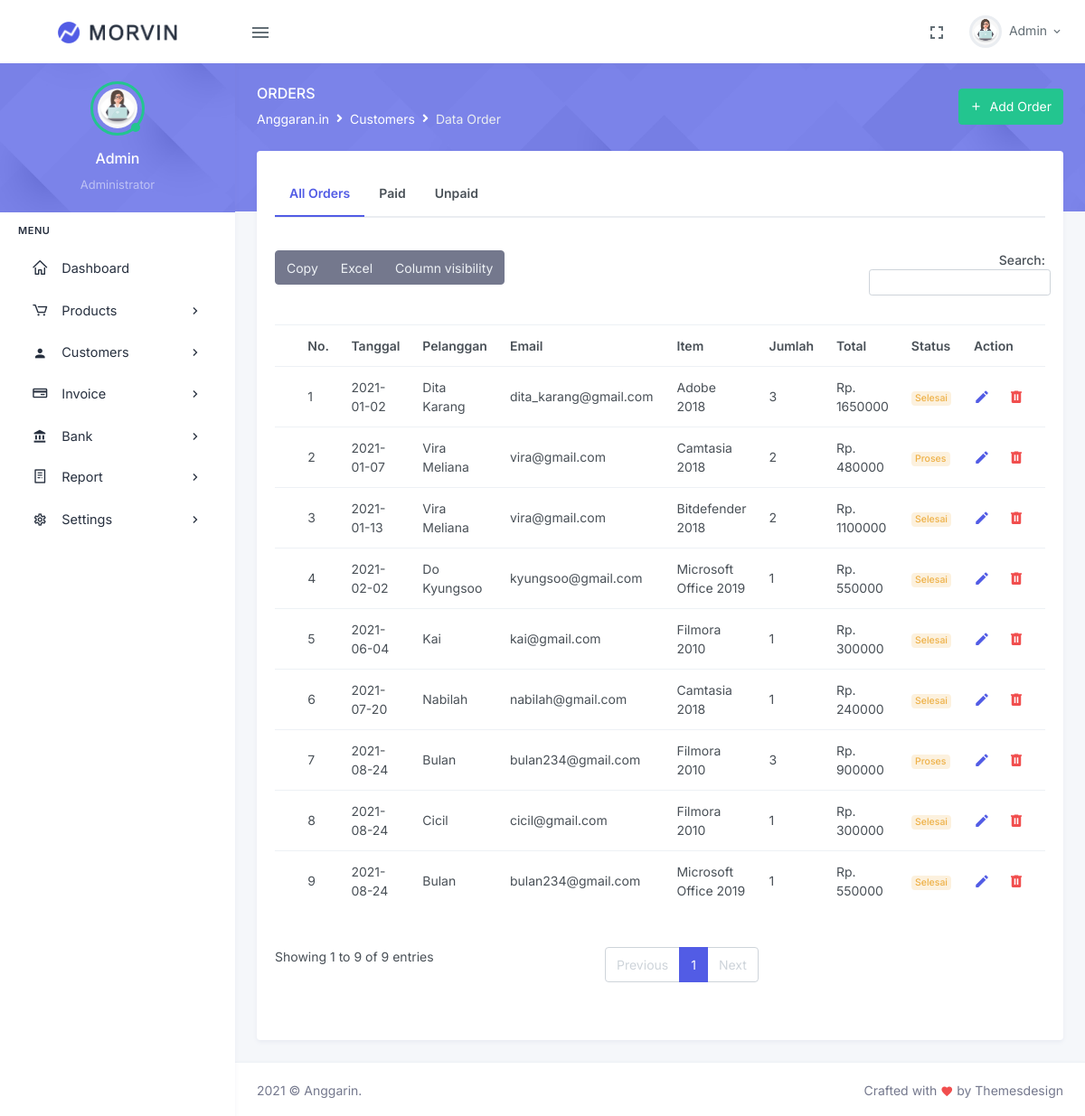
The page /index.php/order on the database its author committed.
### tables this page shows
CREATE TABLE IF NOT EXISTS `orders` (
  `id_order` int(50) NOT NULL AUTO_INCREMENT,
  `id_customer` int(11) NOT NULL,
  `id_produk` int(11) NOT NULL,
  `tanggal_order` date NOT NULL,
  `jumlah_order` int(11) NOT NULL,
  `status_order` varchar(50) NOT NULL,
  PRIMARY KEY (`id_order`),
  KEY `FK_CustOrder` (`id_customer`),
  KEY `orders_ibfk_1` (`id_produk`)
);

CREATE TABLE IF NOT EXISTS `customer` (
  `id_customer` int(11) NOT NULL AUTO_INCREMENT,
  `nama_customer` varchar(100) NOT NULL,
  `email_customer` varchar(50) NOT NULL,
  `telp_customer` varchar(50) NOT NULL,
  `keterangan_order` varchar(50) NOT NULL,
  `tanggal_bergabung` date NOT NULL,
  PRIMARY KEY (`id_customer`)
);

CREATE TABLE IF NOT EXISTS `produk` (
  `id_produk` int(11) NOT NULL AUTO_INCREMENT,
  `supplier` varchar(150) NOT NULL,
  `kategori` varchar(150) NOT NULL,
  `nama_produk` varchar(100) NOT NULL,
  `harga_beli` int(11) NOT NULL,
  `harga_jual` int(11) NOT NULL,
  `jumlah_produk` int(11) NOT NULL,
  `deskripsi_produk` text NOT NULL,
  `status_produk` varchar(255) NOT NULL,
  `gambar_produk` varchar(255) DEFAULT NULL,
  PRIMARY KEY (`id_produk`)
);

### application/controllers/order.php (called while the page is built, shortened)
<?php
class order extends CI_Controller {
    public function __construct(){
        $this->load->helper('url');
        $this->load->model('order_model');
        $this->load->library('form_validation');
    }
    public function index(){
        $data['title']='Data Order';
        $data['order']=$this->order_model->getAllOrder();
        $this->load->view('template/header', $data);
        $this->load->view('order/index');
        $this->load->view('template/footer');
    }
}
?>

### index.php (called while the page is built, shortened)
<?php
require_once BASEPATH.'core/CodeIgniter.php';

### application/models/order_model.php (called while the page is built, shortened)
<?php
class order_model extends CI_Model{
    public function getAllOrder(){
        $sql = "SELECT id_order, p.nama_produk, c.nama_customer, c.email_customer, tanggal_order, jumlah_order, (p.harga_jual * jumlah_order) as total_order, status_order FROM orders AS O JOIN customer AS C ON o.id_customer=c.id_customer JOIN produk as p ON o.id_produk=p.id_produk ORDER BY tanggal_order";
        $result = $this->db->query($sql);
        return $result->result_array();
    }
}
?>

### application/views/order/index.php (the view, shortened to what this page needs)
<div class="main-content">
    <div class="page-content">
        <div class="page-title-box">
            <div class="container-fluid">
                <div class="row align-items-center">
                    <div class="col-sm-6">
                        <div class="page-title">
                            <h4>Orders</h4>
                                <ol class="breadcrumb m-0">
                                    <li class="breadcrumb-item"><a href="javascript: void(0);">Anggaran.in</a></li>
                                    <li class="breadcrumb-item"><a href="javascript: void(0);">Customers</a></li>
                                    <li class="breadcrumb-item active">Data Order</li>
                                </ol>
                        </div>
                    </div>
                    <div class="col-sm-6">
                    <div class="float-end d-none d-sm-block">
                        <a href="<?= base_url();?>addorder" class="btn btn-success"><i class="mdi mdi-plus me-2"></i>Add Order</a>
                    </div>
                    </div>
                </div>
            </div>
        </div>
        <div class="container-fluid">
            <div class="page-content-wrapper">
                <div class="row">
                    <div class="col-lg-12">
                        <div class="card">
                            <div class="card-body">
                                <ul class="nav nav-tabs nav-tabs-custom mb-4">
                                    <li class="nav-item">
                                        <a class="nav-link fw-bold p-3 active" href="<?php echo base_url('')?>order">All Orders</a>
                                    </li>
                                    <li class="nav-item">
                                        <a class="nav-link p-3 fw-bold" href="<?php echo base_url('')?>paidOrder">Paid</a>
                                    </li>
                                    <li class="nav-item">
                                        <a class="nav-link p-3 fw-bold" href="<?php echo base_url('')?>unpaidOrder">Unpaid</a>
                                    </li>
                                </ul>
                                <div class="table mt-3 tab-content">
                                    <table id="datatable-buttons" class="table table-centered datatable dt-responsive nowrap " style="border-collapse: collapse; border-spacing: 0; width: 100%;">
                                        <thead class="thead-light">
                                            <tr>
                                                <th></th>
                                                <th>No.</th>
                                                <th>Tanggal</th>
                                                <th>Pelanggan</th>
                                                <th>Email</th>
                                                <th>Item</th>
                                                <th>Jumlah</th>
                                                <th>Total</th>
                                                <th>Status</th>
                                                <th style="width: 120px;">Action</th>
                                            </tr>
                                        </thead>
                                        <tbody>
                                            <?php $no=1;
                                            foreach($order as $orders): ?>
                                            <tr>
                                                <td></td>
                                                <td><?= $no++?></td>
                                                <td><?= $orders['tanggal_order'];?></td>
                                                <td><?= $orders['nama_customer'];?></td>
                                                <td><?= $orders['email_customer'];?></td>
                                                <td><?= $orders['nama_produk'];?></td>
                                                <td><?= $orders['jumlah_order'];?></td>
                                                <td>Rp. <?= $orders['total_order'];?></td>
                                                <td>
                                                    <div class=" badge badge-soft-warning"><?= $orders['status_order'];?></div>
                                                </td>
                                                <td id="tooltip-container1">
                                                <a href="<?php echo base_url('order/edit') ?>/<?php echo $orders['id_order'] ?>" class="me-3 text-primary" data-bs-container="#tooltip-container0" data-bs-toggle="tooltip" data-bs-placement="top" title="Edit"><i class="mdi mdi-pencil font-size-18"></i> </a>
                                                    <a href="<?php echo base_url('order/hapus') ?>/<?php echo $orders['id_order'] ?>" class="text-danger" data-bs-container="#tooltip-container0" data-bs-toggle="tooltip" data-bs-placement="top" title="Delete"><i class="mdi mdi-trash-can font-size-18"></i></a>
                                                </td>
                                            </tr>
                                            <?php endforeach; ?>
                                        </tbody>
                                    </table>
                                </div>
                            </div>
                        </div>
                    </div>
                </div>
            </div>
        </div>
    </div>

### rows shown on the page
orders: tanggal_order "2021-01-02", id_customer.nama_customer "Dita Karang", id_customer.email_customer "dita_karang@gmail.com", id_produk.nama_produk "Adobe 2018", jumlah_order "3", total_order "1650000", status_order "Selesai"
orders: tanggal_order "2021-01-07", id_customer.nama_customer "Vira Meliana", id_customer.email_customer "vira@gmail.com", id_produk.nama_produk "Camtasia 2018", jumlah_order "2", total_order "480000", status_order "Proses"
orders: tanggal_order "2021-01-13", id_customer.nama_customer "Vira Meliana", id_customer.email_customer "vira@gmail.com", id_produk.nama_produk "Bitdefender 2018", jumlah_order "2", total_order "1100000", status_order "Selesai"
orders: tanggal_order "2021-02-02", id_customer.nama_customer "Do Kyungsoo", id_customer.email_customer "kyungsoo@gmail.com", id_produk.nama_produk "Microsoft Office 2019", jumlah_order "1", total_order "550000", status_order "Selesai"
orders: tanggal_order "2021-06-04", id_customer.nama_customer "Kai", id_customer.email_customer "kai@gmail.com", id_produk.nama_produk "Filmora 2010", jumlah_order "1", total_order "300000", status_order "Selesai"
orders: tanggal_order "2021-07-20", id_customer.nama_customer "Nabilah", id_customer.email_customer "nabilah@gmail.com", id_produk.nama_produk "Camtasia 2018", jumlah_order "1", total_order "240000", status_order "Selesai"
orders: tanggal_order "2021-08-24", id_customer.nama_customer "Bulan", id_customer.email_customer "bulan234@gmail.com", id_produk.nama_produk "Filmora 2010", jumlah_order "3", total_order "900000", status_order "Proses"
orders: tanggal_order "2021-08-24", id_customer.nama_customer "Cicil", id_customer.email_customer "cicil@gmail.com", id_produk.nama_produk "Filmora 2010", jumlah_order "1", total_order "300000", status_order "Selesai"
orders: tanggal_order "2021-08-24", id_customer.nama_customer "Bulan", id_customer.email_customer "bulan234@gmail.com", id_produk.nama_produk "Microsoft Office 2019", jumlah_order "1", total_order "550000", status_order "Selesai"
